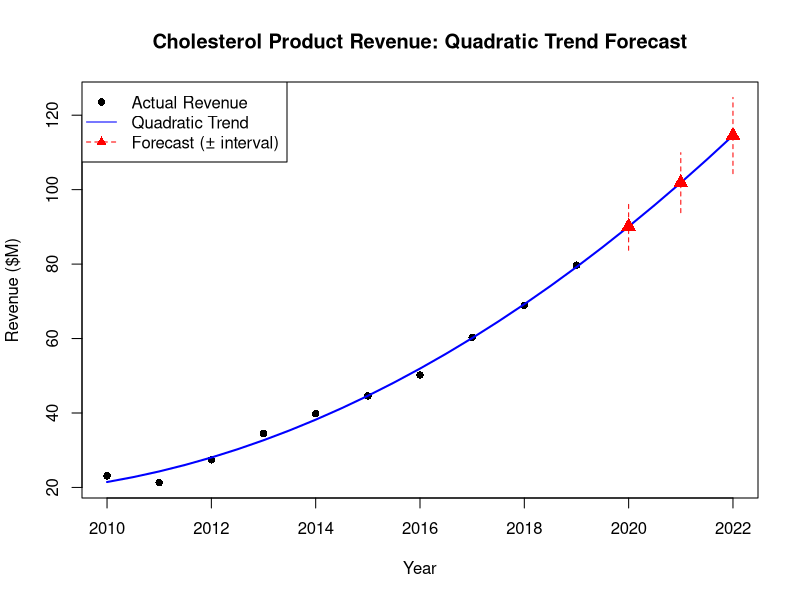

Reproduce this figure in R.
# Adds charting + an actual future forecast to quadratictrend.r

cholest_df <- data.frame(
  Year = 2010:2019,
  Revenue = c(23.1, 21.3, 27.4, 34.5, 39.8, 44.6, 50.2, 60.3, 68.9, 79.7)
)
cholest_df$Year_sqrd <- cholest_df$Year^2

cholest_quad <- lm(Revenue ~ Year + Year_sqrd, data = cholest_df)
summary(cholest_quad)

# newdata must include the SAME derived column (Year_sqrd) used to fit the model
future_years <- data.frame(Year = 2020:2022)
future_years$Year_sqrd <- future_years$Year^2
forecast <- predict(cholest_quad, newdata = future_years, interval = "prediction")
forecast_df <- cbind(future_years, forecast)
print(forecast_df)

# --- chart: actual revenue, fitted quadratic curve, and forecasted years ---
plot(cholest_df$Year, cholest_df$Revenue, pch = 16, col = "black",
     xlim = range(c(cholest_df$Year, future_years$Year)),
     ylim = range(c(cholest_df$Revenue, forecast_df$upr)),
     main = "Cholesterol Product Revenue: Quadratic Trend Forecast",
     xlab = "Year", ylab = "Revenue ($M)")

# curve the fitted line smoothly across the full range, including forecast years
all_years <- seq(min(cholest_df$Year), max(future_years$Year), by = 0.5)
fitted_curve <- predict(cholest_quad, newdata = data.frame(Year = all_years,
                                                             Year_sqrd = all_years^2))
lines(all_years, fitted_curve, col = "blue", lwd = 2)

points(forecast_df$Year, forecast_df$fit, col = "red", pch = 17, cex = 1.5)
segments(forecast_df$Year, forecast_df$lwr, forecast_df$Year, forecast_df$upr,
         col = "red", lty = 2)
legend("topleft", legend = c("Actual Revenue", "Quadratic Trend", "Forecast (± interval)"),
       col = c("black", "blue", "red"), pch = c(16, NA, 17), lty = c(NA, 1, 2))
